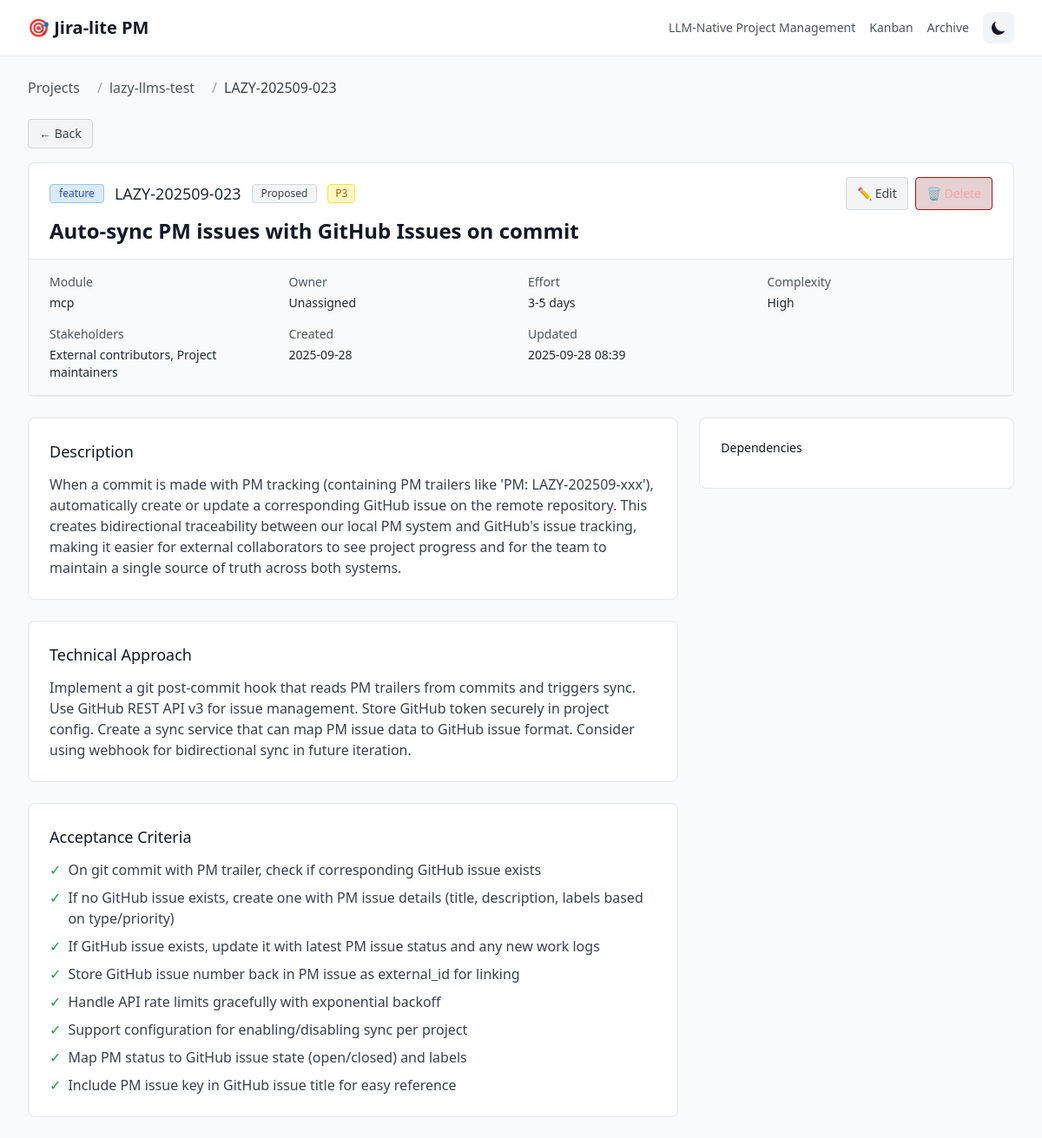
The app's page /pn_4092197438992473/issues/LAZY-202509-023 with its own data.
### src/jira_lite/models.py (models this page shows, shortened)
class BaseModel(Model):
    class Meta:
        database = db
    def to_dict(self):
        data = {}
        for field in self._meta.sorted_fields:
            value = getattr(self, field.name)
            if isinstance(value, datetime):
                data[field.name] = value.isoformat() + 'Z'
            elif hasattr(value, 'to_dict'):
                data[field.name] = value.to_dict()
            elif hasattr(value, 'id'):
                data[field.name] = value.id
            else:
                data[field.name] = value
        return data

class Project(BaseModel):
    project_id = CharField(unique=True, index=True, max_length=64)
    project_slug = CharField(index=True, max_length=100)
    absolute_path = CharField(max_length=500)
    metadata = TextField(null=True)  # JSON string for submodules, vcs, mcp config
    created_utc = DateTimeField(default=datetime.utcnow, index=True)
    updated_utc = DateTimeField(default=datetime.utcnow)
    @property
    def submodules(self):
        if not self.metadata:
            return []
        try:
            data = json.loads(self.metadata)
            return data.get('submodules', [])
        except (json.JSONDecodeError, TypeError):
            return []
    @property
    def vcs(self):
        if not self.metadata:
            return {}
        try:
            data = json.loads(self.metadata)
            return data.get('vcs', {})
        except (json.JSONDecodeError, TypeError):
            return {}
    @property
    def mcp(self):
        if not self.metadata:
            return {}
        try:
            data = json.loads(self.metadata)
            return data.get('mcp', {})
        except (json.JSONDecodeError, TypeError):
            return {}
    def to_dict(self):
        data = super().to_dict()
        data.update({
            'submodules': self.submodules,
            'vcs': self.vcs,
            'mcp': self.mcp
        })
        return data

class Issue(BaseModel):
    project = ForeignKeyField(Project, backref='issues', on_delete='CASCADE')
    key = CharField(unique=True, index=True, max_length=50)
    title = CharField(index=True, max_length=200)
    type = CharField(index=True, max_length=20)  # feature, bug, refactor, chore, spike
    status = CharField(index=True, max_length=20)  # proposed, in_progress, review, done, canceled, blocked
    priority = CharField(index=True, max_length=10)  # P1, P2, P3, P4, P5
    module = CharField(null=True, index=True, max_length=100)
    owner = CharField(null=True, index=True, max_length=100)
    external_id = CharField(null=True, index=True, max_length=100)
    specification = TextField(null=True)     # problem_statement, technical_approach, acceptance_criteria
    planning = TextField(null=True)          # dependencies, risks, stakeholders, milestones
    implementation = TextField(null=True)    # tasks, branch, commits, artifacts
    communication = TextField(null=True)     # updates, comments, notifications
    analytics = TextField(null=True)         # time_tracking, velocity, estimates
    created_utc = DateTimeField(default=datetime.utcnow, index=True)
    updated_utc = DateTimeField(default=datetime.utcnow, index=True)
    @property
    def description(self):
        spec = self._get_json_field('specification')
        return spec.get('description', '')
    @property
    def acceptance(self):
        spec = self._get_json_field('specification')
        return spec.get('acceptance_criteria', [])
    @property
    def acceptance_criteria(self):
        return self.acceptance
    @property
    def dependencies(self):
        plan = self._get_json_field('planning')
        return plan.get('dependencies', [])
    @property
    def stakeholders(self):
        plan = self._get_json_field('planning')
        return plan.get('stakeholders', [])
    @property
    def estimated_effort(self):
        plan = self._get_json_field('planning')
        return plan.get('estimated_effort', '')
    @property
    def complexity(self):
        plan = self._get_json_field('planning')
        return plan.get('complexity', 'Medium')
    @property
    def branch_hint(self):
        impl = self._get_json_field('implementation')
        return impl.get('branch_hint', '')
    @property
    def commit_preamble(self):
        impl = self._get_json_field('implementation')
        return impl.get('commit_preamble', '')
    @property
    def commit_trailer(self):
        impl = self._get_json_field('implementation')
        return impl.get('commit_trailer', '')
    @property
    def links(self):
        impl = self._get_json_field('implementation')
        return impl.get('links', {})
    @property
    def technical_approach(self):
        spec = self._get_json_field('specification')
        return spec.get('technical_approach', '')
    @property
    def risks(self):
        plan = self._get_json_field('planning')
        return plan.get('risks', [])
    @property
    def estimate_notes(self):
        plan = self._get_json_field('planning')
        return plan.get('estimate_notes', [])
    def _get_json_field(self, field_name):
        field_value = getattr(self, field_name)
        if not field_value:
            return {}
        try:
            return json.loads(field_value)
        except (json.JSONDecodeError, TypeError):
            return {}
    def to_dict(self):
        data = super().to_dict()
        data.update({
            'description': self.description,
            'acceptance': self.acceptance,
            'acceptance_criteria': self.acceptance_criteria,  # Alias
            'dependencies': self.dependencies,
            'stakeholders': self.stakeholders,
            'estimated_effort': self.estimated_effort,
            'complexity': self.complexity,
            'branch_hint': self.branch_hint,
            'commit_preamble': self.commit_preamble,
            'commit_trailer': self.commit_trailer,
            'links': self.links,
            'technical_approach': self.technical_approach,
            'risks': self.risks,
            'estimate_notes': self.estimate_notes
        })
        return data

### src/jira_lite/app.py (the view)
    @app.route('/<project_id>/issues/<issue_key>')
    def issue_detail(project_id, issue_key):
        try:
            issue_data = pm_service.get_issue_with_context(issue_key)
            if issue_data['project']['project_id'] != project_id:
                abort(404)
            return render_template('issue_detail.html',
                                 project=issue_data['project'],
                                 issue=issue_data['issue'],
                                 tasks=issue_data['tasks'],
                                 worklogs=issue_data['worklogs'],
                                 dependencies=issue_data['dependencies'],
                                 render_markdown=render_markdown)
        except ValueError:
            abort(404)

### src/jira_lite/templates/issue_detail.html (shortened to what this page needs)
{% extends "base.html" %}
{% block content %}
<div class="px-4 sm:px-0">
    <nav class="flex mb-6" aria-label="Breadcrumb">
        <ol class="inline-flex items-center space-x-1 md:space-x-3">
            <li class="inline-flex items-center">
                <a href="/" class="text-gray-600 dark:text-gray-400 hover:text-primary transition-colors">Projects</a>
            </li>
            <li>
                <div class="flex items-center">
                    <span class="text-gray-400 dark:text-gray-600 mx-2">/</span>
                    <a href="/{{ project.project_id }}" class="text-gray-600 dark:text-gray-400 hover:text-primary transition-colors">{{ project.project_slug }}</a>
                </div>
            </li>
            <li>
                <div class="flex items-center">
                    <span class="text-gray-400 dark:text-gray-600 mx-2">/</span>
                    <span class="text-gray-700 dark:text-gray-300">{{ issue.key }}</span>
                </div>
            </li>
        </ol>
    </nav>
    <div class="mb-4">
        <button onclick="goBack()" class="inline-flex items-center px-3 py-1.5 border border-gray-300 dark:border-dark-border text-sm font-medium rounded text-gray-700 dark:text-gray-300 bg-gray-100 dark:bg-dark-surface hover:bg-gray-200 dark:hover:bg-dark-hover transition-colors">
            ← Back
        </button>
    </div>
    <div class="bg-white dark:bg-dark-surface border border-gray-200 dark:border-dark-border rounded-lg mb-6">
        <div class="px-6 py-4 border-b border-gray-200 dark:border-dark-border">
            <div class="flex items-center justify-between">
                <div class="flex items-center space-x-3">
                    <span class="inline-flex items-center px-2.5 py-0.5 rounded text-xs font-medium
                        {% if issue.type == 'feature' %}bg-blue-100 dark:bg-blue-900/50 text-blue-700 dark:text-blue-300 border border-blue-300 dark:border-blue-800{% endif %}
                        {% if issue.type == 'spike' %}bg-yellow-100 dark:bg-yellow-900/50 text-yellow-700 dark:text-yellow-300 border border-yellow-300 dark:border-yellow-800{% endif %}">
                        {{ issue.type }}
                    </span>
                    <span class="text-lg font-medium text-gray-800 dark:text-gray-200">{{ issue.key }}</span>
                    <span class="inline-flex items-center px-2.5 py-0.5 rounded text-xs font-medium
                        {% if issue.status == 'proposed' %}bg-gray-100 dark:bg-gray-800/50 text-gray-700 dark:text-gray-300 border border-gray-300 dark:border-gray-700{% endif %}
                        {% if issue.status == 'blocked' %}bg-red-100 dark:bg-red-900/50 text-red-700 dark:text-red-300 border border-red-300 dark:border-red-800{% endif %}">
                        {{ issue.status.replace('_', ' ').title() }}
                    </span>
                    <span class="inline-flex items-center px-2 py-0.5 rounded text-xs font-medium
                        {% if issue.priority == 'P3' %}bg-yellow-100 dark:bg-yellow-900/50 text-yellow-700 dark:text-yellow-300 border border-yellow-300 dark:border-yellow-800{% endif %}
                        {% if issue.priority == 'P5' %}bg-gray-100 dark:bg-gray-800/50 text-gray-700 dark:text-gray-300 border border-gray-300 dark:border-gray-700{% endif %}">
                        {{ issue.priority }}
                    </span>
                </div>
                <div class="flex items-center space-x-2">
                    <a href="/{{ project.project_id }}/issues/{{ issue.key }}/edit"
                       class="inline-flex items-center px-3 py-2 border border-gray-300 dark:border-dark-border text-sm font-medium rounded text-gray-700 dark:text-gray-300 bg-gray-100 dark:bg-dark-bg hover:bg-gray-200 dark:hover:bg-dark-hover transition-colors">
                        ✏️ Edit
                    </a>
                    <button onclick="deleteIssue('{{ issue.key }}')"
                            class="inline-flex items-center px-3 py-2 border border-red-800 text-sm font-medium rounded text-red-300 bg-red-900/20 hover:bg-red-900/40 transition-colors">
                        🗑️ Delete
                    </button>
                </div>
            </div>
            <h1 class="mt-2 text-2xl font-bold text-gray-900 dark:text-gray-100">{{ issue.title }}</h1>
        </div>
        <div class="px-6 py-4 bg-gray-50 dark:bg-dark-bg/50 border-b border-gray-200 dark:border-dark-border">
            <div class="grid grid-cols-1 gap-4 sm:grid-cols-2 lg:grid-cols-4">
                <div>
                    <dt class="text-sm font-medium text-gray-600 dark:text-gray-400">Module</dt>
                    <dd class="mt-1 text-sm text-gray-800 dark:text-gray-200">{{ issue.module or 'N/A' }}</dd>
                </div>
                <div>
                    <dt class="text-sm font-medium text-gray-600 dark:text-gray-400">Owner</dt>
                    <dd class="mt-1 text-sm text-gray-800 dark:text-gray-200">{{ issue.owner or 'Unassigned' }}</dd>
                </div>
                <div>
                    <dt class="text-sm font-medium text-gray-600 dark:text-gray-400">Effort</dt>
                    <dd class="mt-1 text-sm text-gray-800 dark:text-gray-200">{{ issue.estimated_effort or 'Not estimated' }}</dd>
                </div>
                <div>
                    <dt class="text-sm font-medium text-gray-600 dark:text-gray-400">Complexity</dt>
                    <dd class="mt-1 text-sm text-gray-800 dark:text-gray-200">{{ issue.complexity or 'Medium' }}</dd>
                </div>
                {% if issue.stakeholders and issue.stakeholders|length > 0 %}
                <div>
                    <dt class="text-sm font-medium text-gray-600 dark:text-gray-400">Stakeholders</dt>
                    <dd class="mt-1 text-sm text-gray-800 dark:text-gray-200">{{ issue.stakeholders | join(', ') or 'None' }}</dd>
                </div>
                {% endif %}
                {% if issue.created_utc %}
                <div>
                    <dt class="text-sm font-medium text-gray-600 dark:text-gray-400">Created</dt>
                    <dd class="mt-1 text-sm text-gray-800 dark:text-gray-200">{{ issue.created_utc | format_date }}</dd>
                </div>
                {% endif %}
                {% if issue.updated_utc %}
                <div>
                    <dt class="text-sm font-medium text-gray-600 dark:text-gray-400">Updated</dt>
                    <dd class="mt-1 text-sm text-gray-800 dark:text-gray-200">{{ issue.updated_utc | format_datetime }}</dd>
                </div>
                {% endif %}
            </div>
        </div>
    </div>
    <div class="grid grid-cols-1 lg:grid-cols-3 gap-6">
        <div class="lg:col-span-2 space-y-6">
            <div class="bg-white dark:bg-dark-surface border border-gray-200 dark:border-dark-border rounded-lg p-6">
                <h2 class="text-lg font-medium text-gray-900 dark:text-gray-100 mb-3">Description</h2>
                <div class="prose dark:prose-invert max-w-none text-gray-700 dark:text-gray-300">
                    {{ render_markdown(issue.description) | safe }}
                </div>
            </div>
            {% if issue.technical_approach %}
            <div class="bg-white dark:bg-dark-surface border border-gray-200 dark:border-dark-border rounded-lg p-6">
                <h2 class="text-lg font-medium text-gray-900 dark:text-gray-100 mb-3">Technical Approach</h2>
                <div class="prose dark:prose-invert max-w-none text-gray-700 dark:text-gray-300">
                    {{ render_markdown(issue.technical_approach) | safe }}
                </div>
            </div>
            {% endif %}
            {% if issue.acceptance_criteria %}
            <div class="bg-white dark:bg-dark-surface border border-gray-200 dark:border-dark-border rounded-lg p-6">
                <h2 class="text-lg font-medium text-gray-900 dark:text-gray-100 mb-3">Acceptance Criteria</h2>
                <ul class="space-y-2">
                    {% for criterion in issue.acceptance_criteria %}
                    <li class="flex items-start">
                        <span class="text-green-600 dark:text-green-400 mr-2">✓</span>
                        <span class="text-gray-700 dark:text-gray-300">{{ criterion }}</span>
                    </li>
                    {% endfor %}
                </ul>
            </div>
            {% endif %}
        </div>
        <div class="space-y-6">
            {% if dependencies %}
            <div class="bg-white dark:bg-dark-surface border border-gray-200 dark:border-dark-border rounded-lg p-6">
                <h3 class="text-sm font-medium text-gray-900 dark:text-gray-100 mb-3">Dependencies</h3>
            </div>
            {% endif %}
        </div>
    </div>
</div>
{% endblock %}

### records on screen
Project: project_slug "lazy-llms-test"
Issue: key "LAZY-202509-023", type "feature", status.replace "Proposed", priority "P3", title "Auto-sync PM issues with GitHub Issues on commit", module "mcp", created_utc "2025-09-28", updated_utc "2025-09-28 08:39"

### other values on screen
{{ issue.owner or 'Unassigned' }} "Unassigned"
{{ issue.estimated_effort or 'Not estimated' }} "3-5 days"
{{ issue.complexity or 'Medium' }} "High"
{{ issue.stakeholders | join(', ') or 'None' }} "External contributors, Project maintainers"
{{ criterion }} "On git commit with PM trailer, check if corresponding GitHub issue exists" "If no GitHub issue exists, create one with PM issue details (title, description, labels based on type/priority)" "If GitHub issue exists, update it with latest PM issue status and any new work logs" "Store GitHub issue number back in PM issue as external_id for linking" "Handle API rate limits gracefully with exponential backoff" "Support configuration for enabling/disabling sync per project" "Map PM status to GitHub issue state (open/closed) and labels" "Include PM issue key in GitHub issue title for easy reference"
